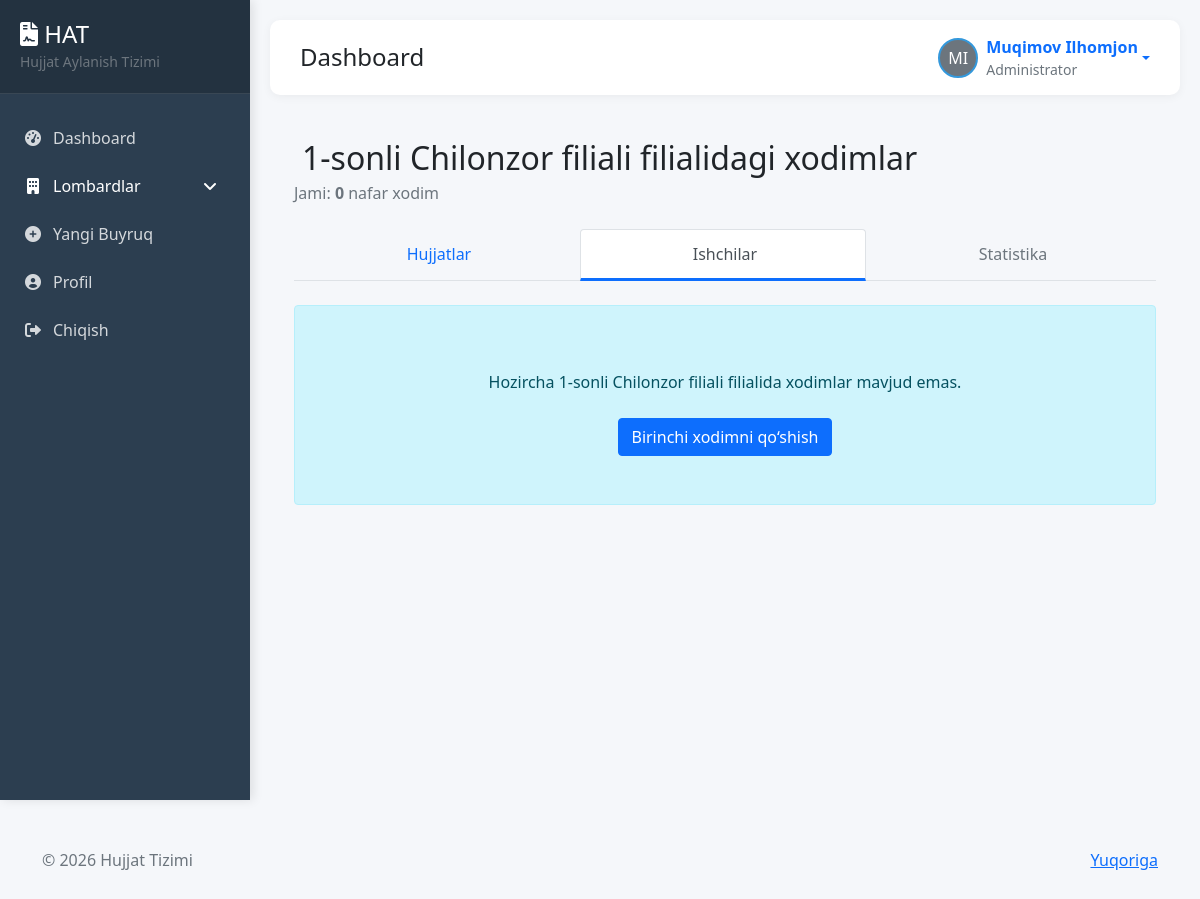
Before: /branch-employees/6/ (signed in) with the older database file.
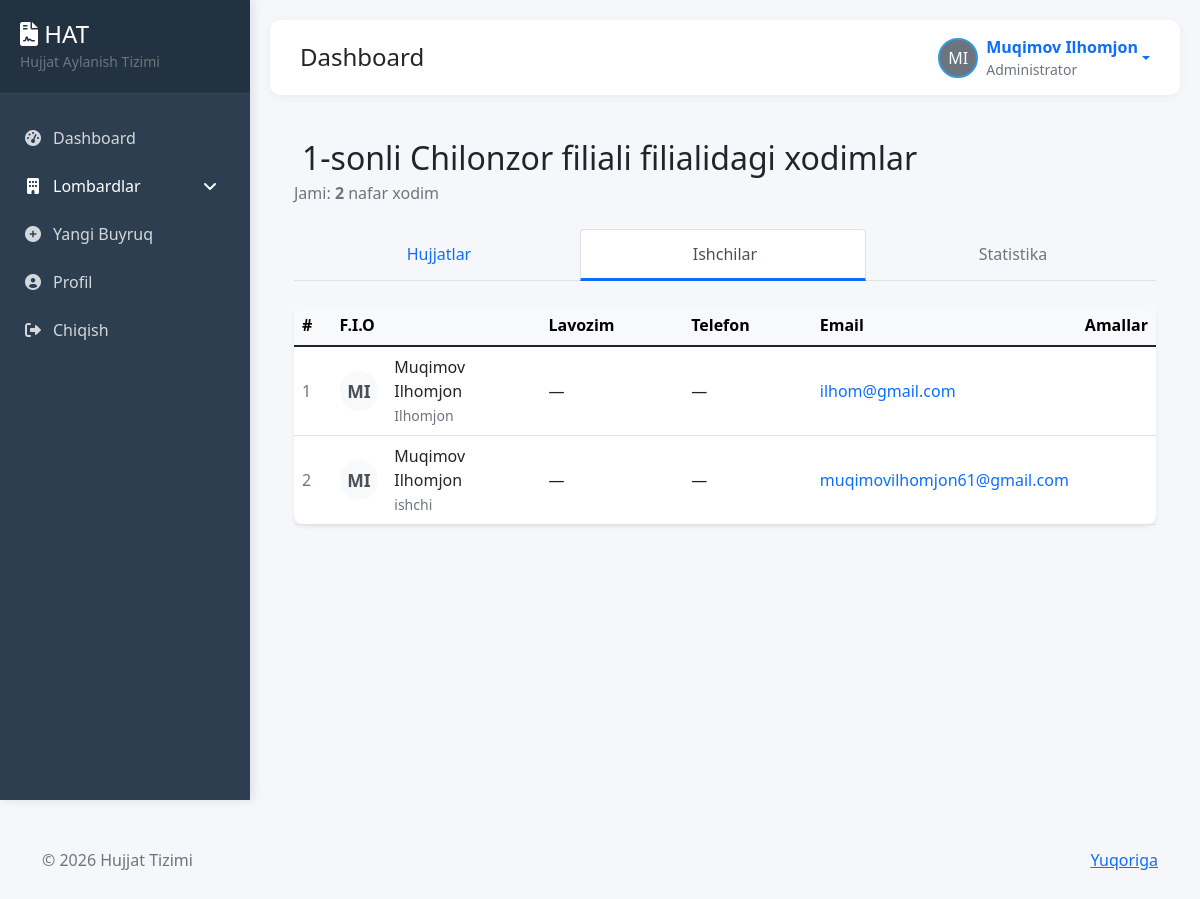
After: the same page with the newer database file.
### users/models.py (models this page shows, shortened)
class Branch(models.Model):
    name = models.CharField(max_length=100, verbose_name='Filial nomi')
    parent_branch = models.ForeignKey('self', null=True, blank=True, on_delete=models.SET_NULL, related_name='sub_branches', verbose_name='Yuqori filial')
    created_at = models.DateTimeField(auto_now_add=True)
    class Meta:
        verbose_name = 'Filial'
        verbose_name_plural = 'Filiallar'

class CustomUser(AbstractUser):
    ROLE_CHOICES = (
        ('admin', 'Administrator'),
        ('employee', 'Oddiy Ishchi'),
    )
    role = models.CharField(max_length=20, choices=ROLE_CHOICES, default='employee')
    branch = models.ManyToManyField(
        Branch,
        related_name='employees',
        blank=True
    )
    profile_image = models.ImageField(upload_to='profiles/', null=True, blank=True)
    signature_image = models.ImageField(upload_to='signatures/', null=True, blank=True)
    class Meta:
        verbose_name = 'Foydalanuvchi'
        verbose_name_plural = 'Foydalanuvchilar'

### users/views.py (the view)
# urls.py: path('branch-employees/<int:branch_id>/', views.branch_employees,     name='branch_employees'),
@login_required
def branch_employees(request, branch_id):
    if not request.user.role == 'admin':
        messages.error(request, "Sizda bu sahifaga kirish huquqi yo'q")
        return redirect('dashboard')
    branch = get_object_or_404(Branch, id=branch_id)
    employees = CustomUser.objects.filter(branch=branch).order_by('last_name', 'first_name')
    context = {
        'branch': branch,
        'employees': employees,
        'title': f"{branch.name} filialidagi xodimlar",
    }
    return render(request, 'users/branch_employees.html', context)

### users/context_processors.py (called while the page is built)
def sidebar_branches(request):
    branches = Branch.objects.select_related('parent_branch').prefetch_related('sub_branches')
    return {
        'sidebar_branches': branches
    }

### templates/users/branch_employees.html (shortened to what the changed rows need)
{% extends 'base.html' %}
{% load static %}
{% block content %}
<div class="container-fluid py-4">
    <div class="d-flex flex-column flex-md-row justify-content-between align-items-md-center mb-4 gap-3">
        <div>
            <h2 class="mb-1">
                {{ branch.name }} filialidagi xodimlar
            </h2>
            <p class="text-muted mb-0">
                Jami: <strong>{{ employees.count }}</strong> nafar xodim
            </p>
        </div>
    </div>
    <ul class="nav nav-tabs nav-fill mb-4 flex-nowrap" id="branchTabs" role="tablist">
        <li class="nav-item" role="presentation">
        </li>
        <li class="nav-item" role="presentation">
        </li>
        <li class="nav-item" role="presentation">
        </li>
    </ul>
    {% if employees %}
    <div class="card shadow-sm border-0">
        <div class="card-body p-0">
            <div class="table-responsive">
                <table class="table table-hover align-middle mb-0">
                    <thead class="table-light">
                        <tr>
                            <th style="width: 5%">#</th>
                            <th style="width: 28%">F.I.O</th>
                            <th style="width: 20%">Lavozim</th>
                            <th style="width: 18%">Telefon</th>
                            <th style="width: 22%">Email</th>
                            <th style="width: 7%">Amallar</th>
                        </tr>
                    </thead>
                    <tbody>
                        {% for emp in employees %}
                        <tr>
                            <td class="text-muted">{{ forloop.counter }}</td>
                            <td>
                                <div class="d-flex align-items-center">
                                    <div class="avatar-circle bg-light me-3">
                                        {% if emp.profile_picture %}
                                        <img src="{{ emp.profile_picture.url }}" alt="{{ emp.get_full_name }}" class="rounded-circle" width="40" height="40">
                                        {% else %}
                                        <span class="initials">{{ emp.first_name|slice:":1" }}{{ emp.last_name|slice:":1" }}</span>
                                        {% endif %}
                                    </div>
                                    <div>
                                        <div class="fw-medium">{{ emp.get_full_name }}</div>
                                        <small class="text-muted">{{ emp.username }}</small>
                                    </div>
                                </div>
                            </td>
                            <td>
                                {{ emp.position|default:"—" }}
                            </td>
                            <td>
                                {% if emp.phone %}
                                <a href="tel:{{ emp.phone }}" class="text-decoration-none">
                                    {{ emp.phone }}
                                </a>
                                {% else %}
                                —
                                {% endif %}
                            </td>
                            <td>
                                {% if emp.email %}
                                <a href="mailto:{{ emp.email }}" class="text-decoration-none">
                                    {{ emp.email }}
                                </a>
                                {% else %}
                                —
                                {% endif %}
                            </td>
                            <td class="text-end">
                                <div class="dropdown">
                                    <button class="btn btn-sm btn-link text-muted p-0" type="button" data-bs-toggle="dropdown">
                                    </button>
                                </div>
                            </td>
                        </tr>
                        {% empty %}
                        <tr>
                            <td colspan="6" class="text-center py-5 text-muted">
                                Ushbu filialda hali xodimlar ro‘yxatdan o‘tmagan
                            </td>
                        </tr>
                        {% endfor %}
                    </tbody>
                </table>
            </div>
        </div>
    </div>
    {% else %}
    <div class="alert alert-info text-center py-5">
        Hozircha {{ branch.name }} filialida xodimlar mavjud emas.
        {% if request.user.role == 'admin' %}
        <br><br>
        <button class="btn btn-primary" data-bs-toggle="modal" data-bs-target="#addEmployeeModal">
            Birinchi xodimni qo‘shish
        </button>
        {% endif %}
    </div>
    {% endif %}
</div>
{% endblock %}

### templates/layouts/header.html (shortened to what this page needs)
<div class="header">
  <div>
    <h4 class="mb-0">{% block header_title %}Dashboard{% endblock %}</h4>
  </div>
  {% if user.is_authenticated %}
  <div class="user-info">
    <div class="dropdown">
      <a href="#" class="d-flex align-items-center text-decoration-none dropdown-toggle" data-bs-toggle="dropdown">
        {% if user.profile_image %}
        <img src="{{ user.profile_image.url }}" alt="Profile" class="user-avatar">
        {% else %}
        <div class="user-avatar bg-secondary d-flex align-items-center justify-content-center text-white">
          {{ user.first_name|first }}{{ user.last_name|first }}
        </div>
        {% endif %}
        <div class="ms-2">
          <strong>{{ user.get_full_name }}</strong>
          <small class="text-muted d-block">{{ user.get_role_display }}</small>
        </div>
      </a>
    </div>
  </div>
  {% endif %}
</div>

Changed rows visible on the page:
now on one of the page's lists (row edited): CustomUser: first_name "M", last_name "I", get_full_name "Muqimov Ilhomjon", username "Ilhomjon", email "ilhom@gmail.com"
shown differently, row unchanged: Branch "1-sonli Chilonzor filiali": name "1-sonli Chilonzor filiali" → (not shown)
added CustomUser: first_name "M", last_name "I", get_full_name "Muqimov Ilhomjon", username "ishchi", position "—", email "muqimovilhomjon61@gmail.com"
Other visible differences:
{{ employees.count }}: "0" → "2"
text no longer shown: "Hozircha filialida xodimlar mavjud emas. Birinchi xodimni qo‘shish"
text now shown: "# F.I.O Lavozim Telefon Email Amallar"
